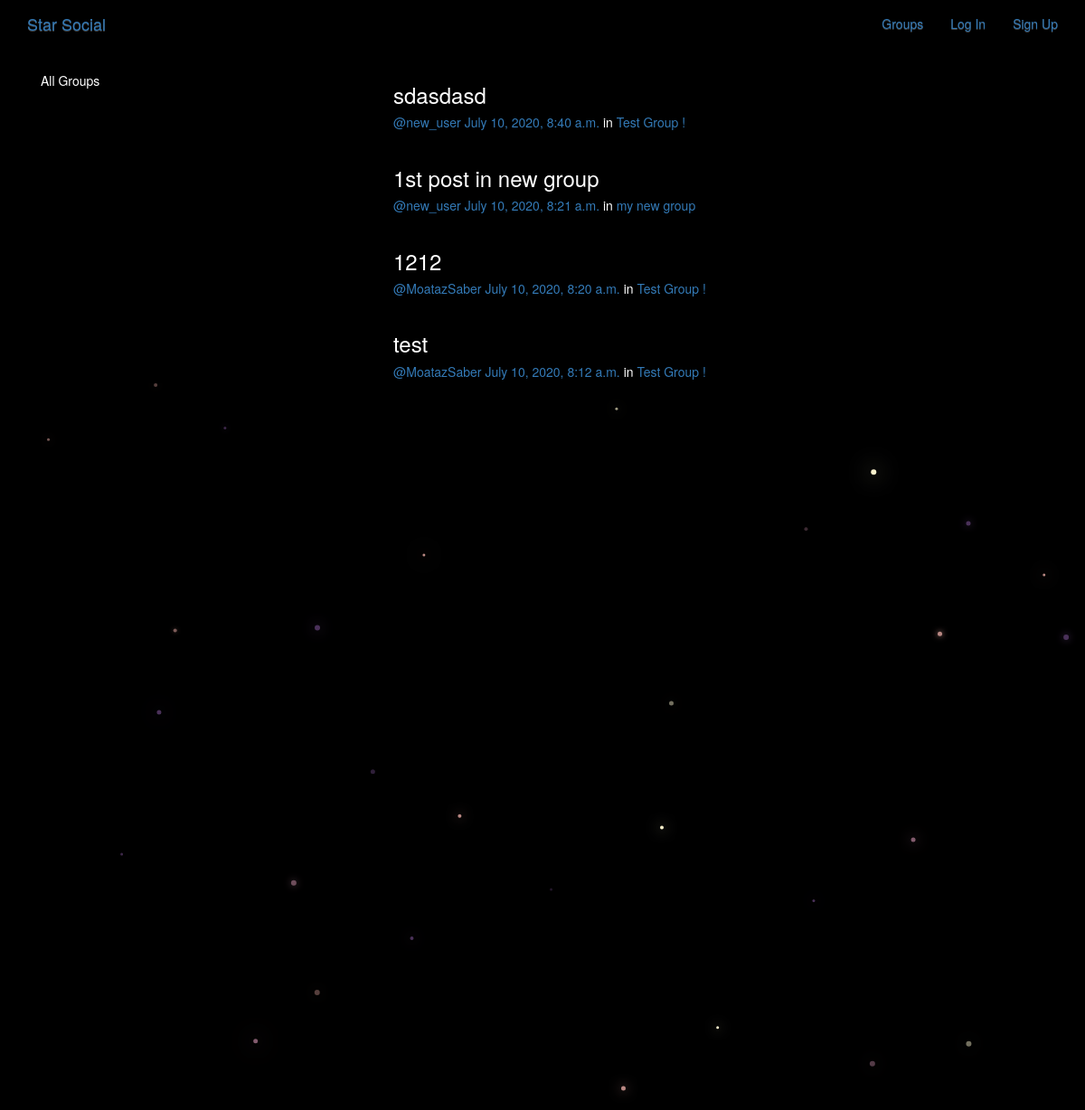
/posts/, run on the app's committed database.
### posts/models.py (models this page shows, shortened)
class Post(models.Model):
    user = models.ForeignKey(User,related_name= 'posts',on_delete=models.CASCADE)
    created_at = models.DateTimeField(auto_now=True)
    message = models.TextField()
    message_html = models.TextField(editable=False)
    group = models.ForeignKey(Group,related_name = 'posts', null = True , blank = True, on_delete=models.CASCADE)
    class Meta:
        ordering = ['-created_at']
        unique_together = ['user','message']

### groups/models.py (models this page shows, shortened)
class Group(models.Model):
    name = models.CharField(max_length = 255 , unique = True)
    slug = models.SlugField(allow_unicode=True,unique= True)
    description = models.TextField(blank=True,default='')
    description_html = models.TextField(editable=False,default='', blank=True)
    members = models.ManyToManyField(User,through='GroupMember')
    class Meta:
        ordering = ['name']

### posts/views.py (the view)
# urls.py: path('',views.PostList.as_view() , name = 'all'),
class PostList(SelectRelatedMixin,generic.ListView):
    model = models.Post
    select_related = ('user','group')

### posts/templates/posts/post_list.html (shortened to what this page needs)
{% extends "posts/post_base.html" %}
{% block prepost %}
<div class="col-md-4">
<div class="card card-with-shadow">
    <div class="content">
        <h5 class="title">All Groups</h5>
    </div>
</div>
</div>
{% endblock  %}
{% block postcontent %}
<div class="col-md-8">
    {% for post in post_list %}
        {% include "posts/__post.html" %}
    {% endfor %}
</div>
{% endblock  %}

### posts/templates/posts/__post.html (shortened to what this page needs)
<div class="post media">
	<h3>{{ post.message_html|safe }}</h3>
	<div class="media-body">
		<h5 class="media-heading">
			<span class="username"><a href="{% url 'posts:for_user' username=post.user.username %}">@{{ post.user.username }}</a></span>
			<time class="time"><a href="{% url 'posts:single' username=post.user.username pk=post.pk %}">{{ post.created_at }}</a></time>
			{% if post.group %}
			<span class="group-name">in <a href="#">{{ post.group.name }}</a></span>
			{% endif %}
		</h5>
	</div>
</div>

### static/socialclonesite/css/master.css (style rules this page uses)
body { margin: 0; overflow: hidden; background-color: black; color: white; }

### data on the page
Post: message_html "sdasdasd", user.username "new_user", created_at "July 10, 2020, 8:40 a.m.", group.name "Test Group !"
Post: message_html "1st post in new group", user.username "new_user", created_at "July 10, 2020, 8:21 a.m.", group.name "my new group"
Post: message_html "1212", user.username "MoatazSaber", created_at "July 10, 2020, 8:20 a.m.", group.name "Test Group !"
Post: message_html "test", user.username "MoatazSaber", created_at "July 10, 2020, 8:12 a.m.", group.name "Test Group !"
